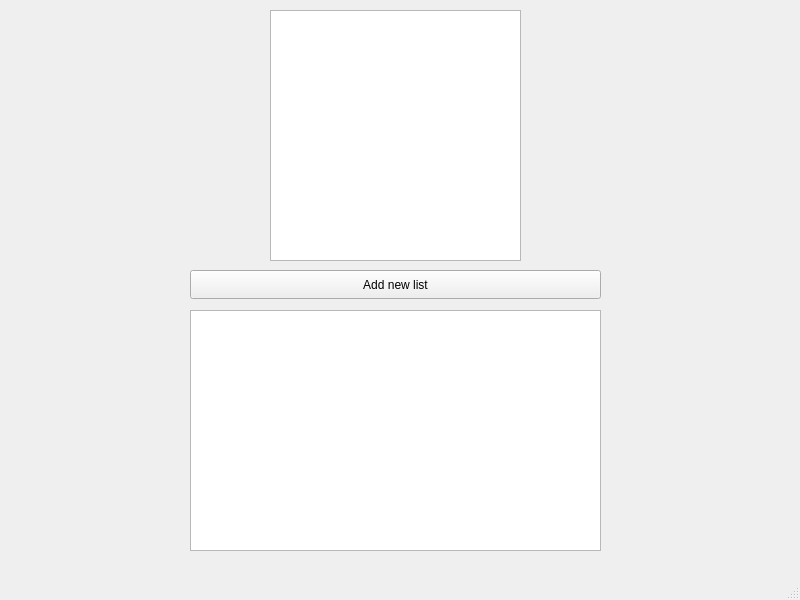
<?xml version="1.0" encoding="UTF-8"?>
<ui version="4.0">
 <class>MainWindow</class>
 <widget class="QMainWindow" name="MainWindow">
  <property name="geometry">
   <rect>
    <x>0</x>
    <y>0</y>
    <width>800</width>
    <height>600</height>
   </rect>
  </property>
  <property name="windowTitle">
   <string>MainWindow</string>
  </property>
  <widget class="QWidget" name="centralwidget">
   <widget class="QGraphicsView" name="image">
    <property name="geometry">
     <rect>
      <x>270</x>
      <y>10</y>
      <width>251</width>
      <height>251</height>
     </rect>
    </property>
   </widget>
   <widget class="QPushButton" name="add_new_list">
    <property name="geometry">
     <rect>
      <x>190</x>
      <y>270</y>
      <width>411</width>
      <height>29</height>
     </rect>
    </property>
    <property name="cursor">
     <cursorShape>PointingHandCursor</cursorShape>
    </property>
    <property name="text">
     <string>Add new list</string>
    </property>
   </widget>
   <widget class="QListWidget" name="listWidget">
    <property name="geometry">
     <rect>
      <x>190</x>
      <y>310</y>
      <width>411</width>
      <height>241</height>
     </rect>
    </property>
    <property name="cursor" stdset="0">
     <cursorShape>PointingHandCursor</cursorShape>
    </property>
   </widget>
  </widget>
  <widget class="QMenuBar" name="menubar">
   <property name="geometry">
    <rect>
     <x>0</x>
     <y>0</y>
     <width>800</width>
     <height>21</height>
    </rect>
   </property>
  </widget>
  <widget class="QStatusBar" name="statusbar"/>
 </widget>
 <resources/>
 <connections/>
</ui>
